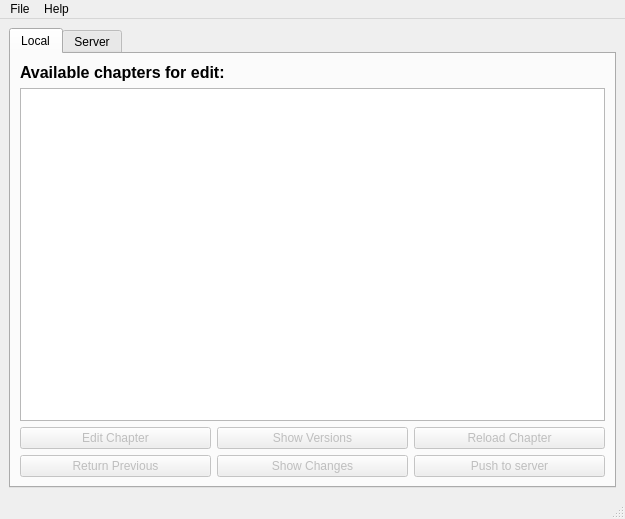
<?xml version="1.0" encoding="UTF-8"?>
<ui version="4.0">
 <class>MainWindow</class>
 <widget class="QMainWindow" name="MainWindow">
  <property name="geometry">
   <rect>
    <x>0</x>
    <y>0</y>
    <width>625</width>
    <height>519</height>
   </rect>
  </property>
  <property name="windowTitle">
   <string>MainWindow</string>
  </property>
  <widget class="QWidget" name="centralwidget">
   <layout class="QVBoxLayout" name="verticalLayout">
    <item>
     <widget class="QTabWidget" name="tabWidget">
      <property name="currentIndex">
       <number>0</number>
      </property>
      <widget class="QWidget" name="local">
       <attribute name="title">
        <string>Local</string>
       </attribute>
       <layout class="QVBoxLayout" name="verticalLayout_6">
        <item>
         <widget class="QLabel" name="label">
          <property name="text">
           <string>&lt;html&gt;&lt;head/&gt;&lt;body&gt;&lt;p&gt;&lt;span style=&quot; font-size:12pt; font-weight:600;&quot;&gt;Available chapters for edit:&lt;/span&gt;&lt;/p&gt;&lt;/body&gt;&lt;/html&gt;</string>
          </property>
         </widget>
        </item>
        <item>
         <widget class="QListWidget" name="editor_menu"/>
        </item>
        <item>
         <layout class="QHBoxLayout" name="horizontalLayout">
          <item>
           <layout class="QVBoxLayout" name="verticalLayout_2">
            <item>
             <widget class="QPushButton" name="edit_btn">
              <property name="enabled">
               <bool>false</bool>
              </property>
              <property name="text">
               <string>Edit Chapter</string>
              </property>
              <property name="checkable">
               <bool>false</bool>
              </property>
             </widget>
            </item>
            <item>
             <widget class="QPushButton" name="return_btn">
              <property name="enabled">
               <bool>false</bool>
              </property>
              <property name="text">
               <string>Return Previous</string>
              </property>
              <property name="checkable">
               <bool>false</bool>
              </property>
             </widget>
            </item>
           </layout>
          </item>
          <item>
           <layout class="QVBoxLayout" name="verticalLayout_3">
            <item>
             <widget class="QPushButton" name="show_versions_btn">
              <property name="enabled">
               <bool>false</bool>
              </property>
              <property name="text">
               <string>Show Versions</string>
              </property>
              <property name="checkable">
               <bool>false</bool>
              </property>
             </widget>
            </item>
            <item>
             <widget class="QPushButton" name="show_changes_btn">
              <property name="enabled">
               <bool>false</bool>
              </property>
              <property name="text">
               <string>Show Changes</string>
              </property>
              <property name="checkable">
               <bool>false</bool>
              </property>
             </widget>
            </item>
           </layout>
          </item>
          <item>
           <layout class="QVBoxLayout" name="verticalLayout_5">
            <item>
             <widget class="QPushButton" name="reload_btn">
              <property name="enabled">
               <bool>false</bool>
              </property>
              <property name="text">
               <string>Reload Chapter</string>
              </property>
              <property name="checkable">
               <bool>false</bool>
              </property>
             </widget>
            </item>
            <item>
             <widget class="QPushButton" name="push_btn">
              <property name="enabled">
               <bool>false</bool>
              </property>
              <property name="text">
               <string>Push to server</string>
              </property>
              <property name="checkable">
               <bool>false</bool>
              </property>
             </widget>
            </item>
           </layout>
          </item>
         </layout>
        </item>
       </layout>
      </widget>
      <widget class="QWidget" name="server">
       <attribute name="title">
        <string>Server</string>
       </attribute>
       <layout class="QVBoxLayout" name="verticalLayout_4">
        <item>
         <widget class="QTreeWidget" name="books_tree">
          <property name="enabled">
           <bool>true</bool>
          </property>
          <property name="sizePolicy">
           <sizepolicy hsizetype="Expanding" vsizetype="Expanding">
            <horstretch>0</horstretch>
            <verstretch>0</verstretch>
           </sizepolicy>
          </property>
          <property name="minimumSize">
           <size>
            <width>0</width>
            <height>0</height>
           </size>
          </property>
          <property name="lineWidth">
           <number>1</number>
          </property>
          <column>
           <property name="text">
            <string>Books</string>
           </property>
          </column>
          <column>
           <property name="text">
            <string>User Position</string>
           </property>
          </column>
          <column>
           <property name="text">
            <string>Book Status</string>
           </property>
          </column>
         </widget>
        </item>
        <item>
         <layout class="QHBoxLayout" name="buttons_layout">
          <property name="sizeConstraint">
           <enum>QLayout::SetMaximumSize</enum>
          </property>
          <item>
           <layout class="QVBoxLayout" name="user_btns_layout">
            <property name="sizeConstraint">
             <enum>QLayout::SetDefaultConstraint</enum>
            </property>
            <item>
             <widget class="QPushButton" name="add">
              <property name="enabled">
               <bool>false</bool>
              </property>
              <property name="text">
               <string>Add Chapter</string>
              </property>
             </widget>
            </item>
            <item>
             <widget class="QPushButton" name="clone">
              <property name="enabled">
               <bool>false</bool>
              </property>
              <property name="text">
               <string>Clone Chapter</string>
              </property>
             </widget>
            </item>
            <item>
             <widget class="QPushButton" name="export_html">
              <property name="enabled">
               <bool>false</bool>
              </property>
              <property name="text">
               <string>Export HTML</string>
              </property>
             </widget>
            </item>
            <item>
             <spacer name="verticalSpacer">
              <property name="orientation">
               <enum>Qt::Vertical</enum>
              </property>
              <property name="sizeType">
               <enum>QSizePolicy::Fixed</enum>
              </property>
              <property name="sizeHint" stdset="0">
               <size>
                <width>20</width>
                <height>30</height>
               </size>
              </property>
             </spacer>
            </item>
           </layout>
          </item>
          <item>
           <layout class="QVBoxLayout" name="admin_btns_layout">
            <item>
             <widget class="QPushButton" name="add_author_btn">
              <property name="enabled">
               <bool>false</bool>
              </property>
              <property name="text">
               <string>Add Author</string>
              </property>
             </widget>
            </item>
            <item>
             <widget class="QPushButton" name="remove_author_btn">
              <property name="enabled">
               <bool>false</bool>
              </property>
              <property name="text">
               <string>Remove Author</string>
              </property>
             </widget>
            </item>
            <item>
             <widget class="QPushButton" name="change_name_btn">
              <property name="enabled">
               <bool>false</bool>
              </property>
              <property name="text">
               <string>Change Name</string>
              </property>
             </widget>
            </item>
            <item>
             <widget class="QPushButton" name="publish_btn">
              <property name="enabled">
               <bool>false</bool>
              </property>
              <property name="styleSheet">
               <string notr="true"/>
              </property>
              <property name="text">
               <string>Publish</string>
              </property>
             </widget>
            </item>
           </layout>
          </item>
         </layout>
        </item>
       </layout>
      </widget>
     </widget>
    </item>
   </layout>
  </widget>
  <widget class="QMenuBar" name="menubar">
   <property name="geometry">
    <rect>
     <x>0</x>
     <y>0</y>
     <width>625</width>
     <height>25</height>
    </rect>
   </property>
   <widget class="QMenu" name="menuAdd_Book">
    <property name="title">
     <string>File</string>
    </property>
    <addaction name="actionNew_Book"/>
    <addaction name="separator"/>
    <addaction name="actionLog_Out"/>
   </widget>
   <widget class="QMenu" name="menuHelp">
    <property name="title">
     <string>Help</string>
    </property>
    <addaction name="actionAbout_Us"/>
   </widget>
   <addaction name="menuAdd_Book"/>
   <addaction name="menuHelp"/>
  </widget>
  <widget class="QStatusBar" name="statusbar"/>
  <action name="actionAbout_Us">
   <property name="text">
    <string>About Us</string>
   </property>
  </action>
  <action name="actionNew_Book">
   <property name="enabled">
    <bool>true</bool>
   </property>
   <property name="text">
    <string>New Book</string>
   </property>
  </action>
  <action name="actionLog_Out">
   <property name="text">
    <string>Log Out</string>
   </property>
  </action>
 </widget>
 <resources/>
 <connections/>
</ui>
